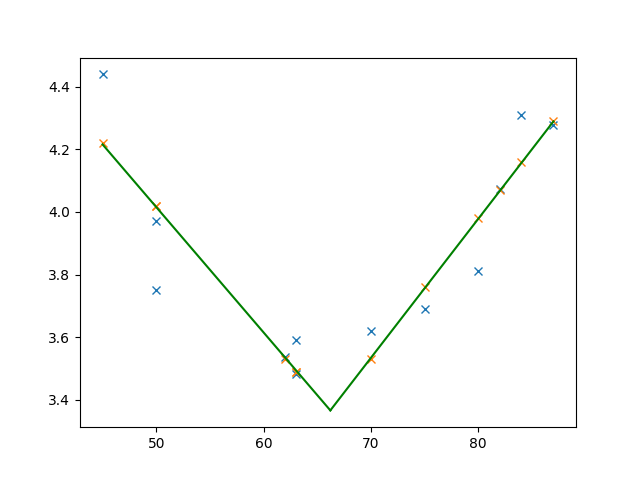

This chart was generated by the following Python code:
import json
import matplotlib.pyplot as plt
from matplotlib.pyplot import figure
import urllib.request


def process_points(points):
    x = []
    y = []
    for point in points:
        x.append(point['x'])
        y.append(point['y'])
    return x, y
    
f = urllib.request.urlopen("http://18.222.190.24:8000/regression_graph")
jdat = f.read()

data = json.loads(jdat)
print("keys: {}".format(data.keys()))

dot_a = data['dot_a']  #x/y for first set of dots
dot_b = data['dot_b']  #x/y for second set of dots
line_a = data['line_a']  #first line 2 sets of 2 dots
line_b = data['line_b']  #second set of 2 dots

x,y = process_points(dot_a)
plt.plot(x,y, 'x', Label="dot a")
x1, y1 = process_points(dot_b)
plt.plot(x1,y1, 'x', Label="dot b")

x2, y2 = process_points(line_a)
plt.plot(x2, y2, Label="line a", color="green")

x3, y3 = process_points(line_b)
print(f"x3: {x3}, y3: {y3}")
plt.plot(x3, y3, Label="line b", color="green")
plt.savefig("./graph.png")

plt.show()